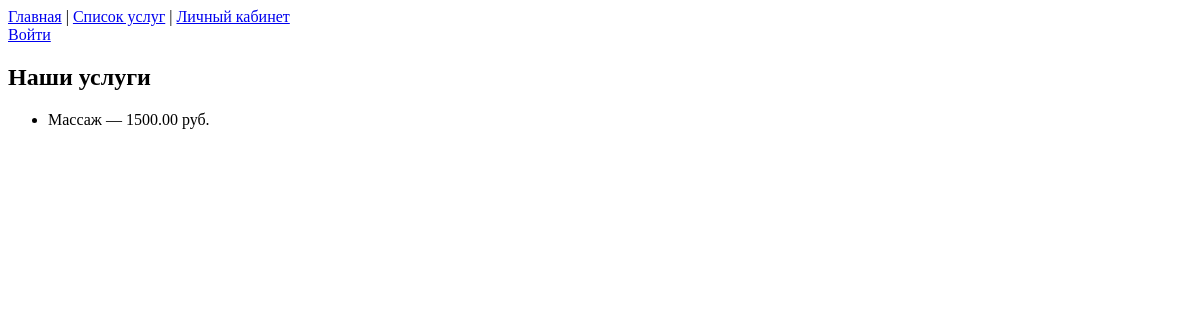
/services/, run on an earlier commit of the app's database.
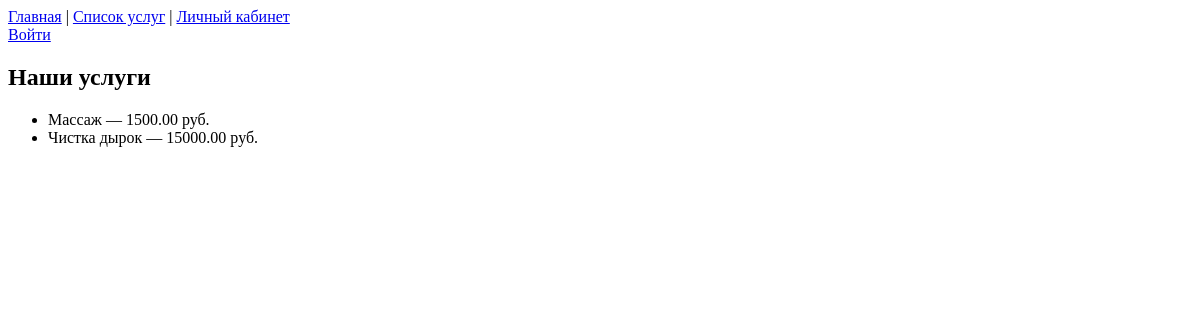
And on a later commit of the database.
### sec_app/models.py (models this page shows)
class Service(models.Model):
    name = models.CharField('Название услуги')
    price = models.DecimalField('Цена', max_digits=10, decimal_places=2)
    class Meta:
        verbose_name = 'Услуга'
        verbose_name_plural = 'Услуги'

### sec_app/views.py (the view)
# urls.py: path('services/', views.services_list, name='services'),
def services_list(request):
    services = Service.objects.all()
    return render(request, 'services.html', {'services': services})

### sec_app/templates/services.html
{% extends "base.html" %}
{% block main_content %}
    <h2>Наши услуги</h2>
    <ul>
        {% for service in services %}
            <li>{{ service.name }} — {{ service.price }} руб.</li>
        {% empty %}
            <li>Услуг пока нет.</li>
        {% endfor %}
    </ul>
{% endblock %}

### sec_app/templates/base.html (shortened to what this page needs)
<!DOCTYPE html>
<html lang="ru">
<head>
</head>
<body>
    <header>
        <div>
            <a href="{% url 'main' %}">Главная</a> |
            <a href="{% url 'services' %}">Список услуг</a> |
            <a href="{% url 'profile' %}">Личный кабинет</a>
        </div>
        <div>
            {% if user.is_authenticated %}
                Привет, <strong>{{ user.username }}</strong>!
                <form action="{% url 'logout' %}" method="post" style="display:inline;">
                    {% csrf_token %}
                    <button type="submit">Выйти</button>
                </form>
            {% else %}
                <a href="{% url 'login' %}">Войти</a>
            {% endif %}
        </div>
    </header>
    <main>
        {% block main_content %}{% endblock main_content %}
    </main>
</body>
</html>

What changed in the data, as far as the page shows it:
added Service: name "Чистка дырок", price "15000.00"
